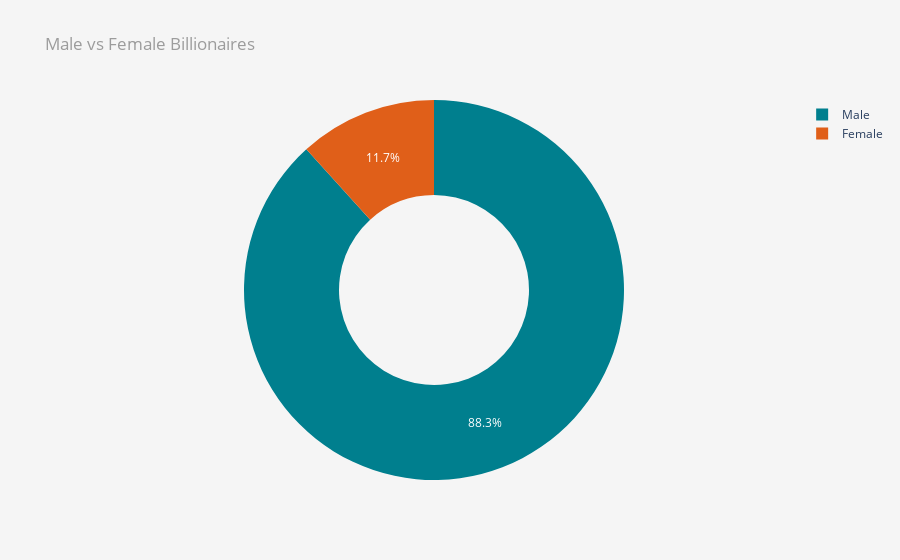

Notebook code for this chart:
### Code cell
gender = go.Pie(
    labels = by_gender["gender"],
    values = by_gender["count"],
    marker = dict(colors = ["#E05F19", "#007F8E"]),
    hole=0.5
)
layout = dict(
    title = dict(
        text="Male vs Female Billionaires", 
        font = dict(color="#9C9C9C")
    ),
    paper_bgcolor = "#F5F5F5",
    plot_bgcolor = "#F5F5F5"
)

fig = go.Figure(data = [gender], layout = layout)
fig.show()

### Figure 1 — Plotly figure (JSON) as saved in the notebook; plotly's stock layout.template omitted (floating-point values rounded to 4 significant figures)
{"data": [{"hole": 0.5, "labels": ["Female", "Male"], "marker": {"colors": ["#E05F19", "#007F8E"]}, "type": "pie", "values": [311, 2341]}], "layout": {"paper_bgcolor": "#F5F5F5", "plot_bgcolor": "#F5F5F5", "title": {"font": {"color": "#9C9C9C"}, "text": "Male vs Female Billionaires"}}}
